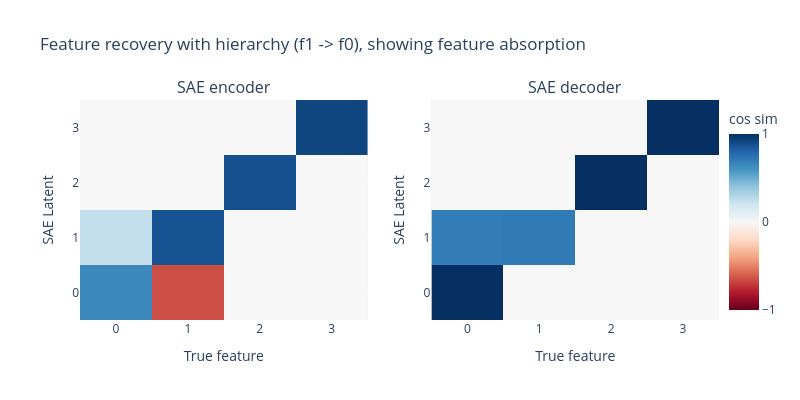

The cell this chart's notebook holds for it:
### Markdown cell above
Let's use this to create a [toy model of feature absorption](https://www.lesswrong.com/posts/kcg58WhRxFA9hv9vN/toy-models-of-feature-absorption-in-saes). We'll create a feature dictionary with 4 features, and set up a hierarchy between feature 0 (the parent) and feature 1 (the child), and train an SAE on it.

### Code cell
from sae_lens.synthetic import (
    FeatureDictionary,
    HierarchyNode,
    hierarchy_modifier,
    train_toy_sae,
    plot_sae_feature_similarity,
)
from sae_lens import StandardTrainingSAE, StandardTrainingSAEConfig

abs_feature_dict = FeatureDictionary(
    num_features=4,
    hidden_dim=10,
)

# set up hierarchy
child = HierarchyNode(1)  # feature 1 is the child
parent = HierarchyNode(0, children=[child])  # feature 0 is the parent

abs_activation_gen = ActivationGenerator(
    num_features=4,
    firing_probabilities=0.2,
    std_firing_magnitudes=0.01,
    modify_activations=hierarchy_modifier(parent),
)


# Create a standard SAE matching the feature dictionary dimensions
abs_sae = StandardTrainingSAE(
    StandardTrainingSAEConfig(
        d_in=abs_feature_dict.hidden_dim,
        d_sae=abs_feature_dict.num_features,
        l1_coefficient=5e-2,
    )
)

train_toy_sae(
    sae=abs_sae,
    feature_dict=abs_feature_dict,
    activations_generator=abs_activation_gen,
)

plot_sae_feature_similarity(
    abs_sae,
    abs_feature_dict,
    title="Feature recovery with hierarchy (f1 -> f0), showing feature absorption",
    reorder_features=True,
)

### Figure 1 — Plotly figure (JSON) as saved in the notebook; plotly's stock layout.template omitted (floating-point values rounded to 4 significant figures)
{"data": [{"colorscale": [[0.0, "rgb(103,0,31)"], [0.1, "rgb(178,24,43)"], [0.2, "rgb(214,96,77)"], [0.3, "rgb(244,165,130)"], [0.4, "rgb(253,219,199)"], [0.5, "rgb(247,247,247)"], [0.6, "rgb(209,229,240)"], [0.7, "rgb(146,197,222)"], [0.8, "rgb(67,147,195)"], [0.9, "rgb(33,102,172)"], [1.0, "rgb(5,48,97)"]], "hovertemplate": "True feature: %{x}<br>SAE Latent: %{y}<br>Cosine Similarity: %{z:.3f}<extra></extra>", "showscale": false, "type": "heatmap", "xaxis": "x", "yaxis": "y", "z": [[0.65, -0.65, 0.0, -0.0], [0.24, 0.87, -0.0, 0.0], [0.0, -0.0, 0.88, -0.0], [-0.0, 0.0, -0.0, 0.92]], "zmax": 1, "zmin": -1}, {"colorbar": {"dtick": 1, "tickvals": [-1, 0, 1], "title": {"text": "cos sim"}, "x": 1.0}, "colorscale": [[0.0, "rgb(103,0,31)"], [0.1, "rgb(178,24,43)"], [0.2, "rgb(214,96,77)"], [0.3, "rgb(244,165,130)"], [0.4, "rgb(253,219,199)"], [0.5, "rgb(247,247,247)"], [0.6, "rgb(209,229,240)"], [0.7, "rgb(146,197,222)"], [0.8, "rgb(67,147,195)"], [0.9, "rgb(33,102,172)"], [1.0, "rgb(5,48,97)"]], "hovertemplate": "True feature: %{x}<br>SAE Latent: %{y}<br>Cosine Similarity: %{z:.3f}<extra></extra>", "type": "heatmap", "xaxis": "x2", "yaxis": "y2", "z": [[1.0, -0.0, -0.0, 0.0], [0.7, 0.71, 0.0, -0.0], [0.0, 0.0, 1.0, 0.0], [0.0, -0.0, 0.0, 1.0]], "zmax": 1, "zmin": -1}], "layout": {"annotations": [{"font": {"size": 16}, "showarrow": false, "text": "SAE encoder", "x": 0.225, "xanchor": "center", "xref": "paper", "y": 1.0, "yanchor": "bottom", "yref": "paper"}, {"font": {"size": 16}, "showarrow": false, "text": "SAE decoder", "x": 0.775, "xanchor": "center", "xref": "paper", "y": 1.0, "yanchor": "bottom", "yref": "paper"}], "height": 400, "title": {"text": "Feature recovery with hierarchy (f1 -> f0), showing feature absorption"}, "width": 800, "xaxis": {"anchor": "y", "domain": [0.0, 0.45], "dtick": 1, "title": {"text": "True feature"}}, "xaxis2": {"anchor": "y2", "domain": [0.55, 1.0], "dtick": 1, "title": {"text": "True feature"}}, "yaxis": {"anchor": "x", "domain": [0.0, 1.0], "dtick": 1, "title": {"text": "SAE Latent"}}, "yaxis2": {"anchor": "x2", "domain": [0.0, 1.0], "dtick": 1, "title": {"text": "SAE Latent"}}}}
